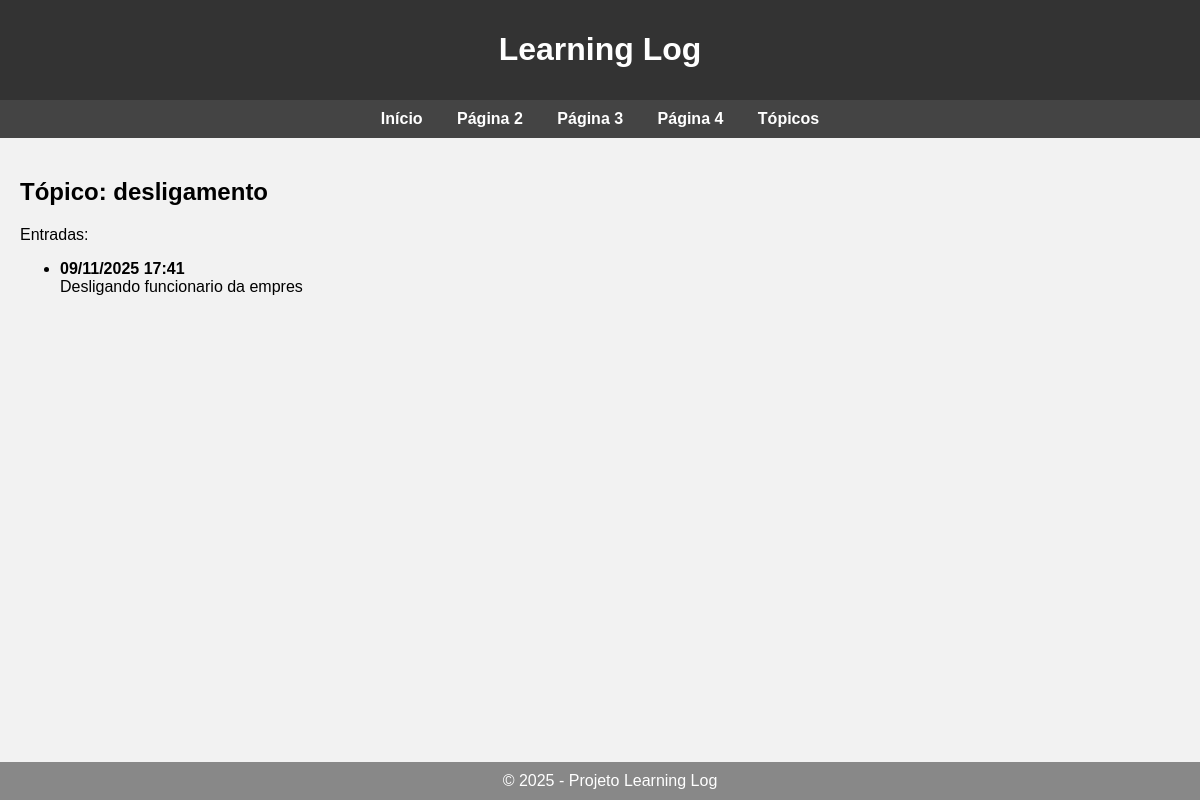
The app's page /topic/3/ with its own data.
### learning_logs/models.py (models this page shows, shortened)
class Topic(models.Model):
    text = models.CharField(max_length=200)
    date_added = models.DateTimeField(auto_now_add=True)

class Entry(models.Model):
    topic = models.ForeignKey(Topic, on_delete=models.CASCADE)
    text =  models.TextField()
    date_added = models.DateTimeField(auto_now_add=True)
    class Meta:
        verbose_name_plural = 'entries'

### learning_logs/views.py (the view)
# urls.py: path('topic/<int:topic_id>/', views.topic, name='topic'),
def topic(request, topic_id):
      topic = Topic.objects.get(id = topic_id)
      entries = topic.entry_set.order_by('-date_added')
      context = {'topic' : topic, 'entries': entries}
      return render(request, 'learning_logs/topic.html',  context)

### learning_logs/templates/learning_logs/topic.html
{% extends "learning_logs/menu.html" %}
{% block content %}
<h2>Tópico: {{ topic.text }}</h2>
<p>Entradas:</p>
<ul>
    {% for entry in entries %}
        <li>
            <strong>{{ entry.date_added|date:"d/m/Y H:i" }}</strong><br>
            {{ entry.text }}
        </li>
    {% empty %}
        <li>Não há entradas para este tópico.</li>
    {% endfor %}
</ul>
{% endblock content %}

### learning_logs/templates/learning_logs/menu.html (style rules this page uses)
body { font-family: Arial, sans-serif; background-color: #f2f2f2; margin: 0; padding: 0; }

### records on screen
Topic: text "desligamento"
Entry: date_added "09/11/2025 17:41", text "Desligando funcionario da empres"
